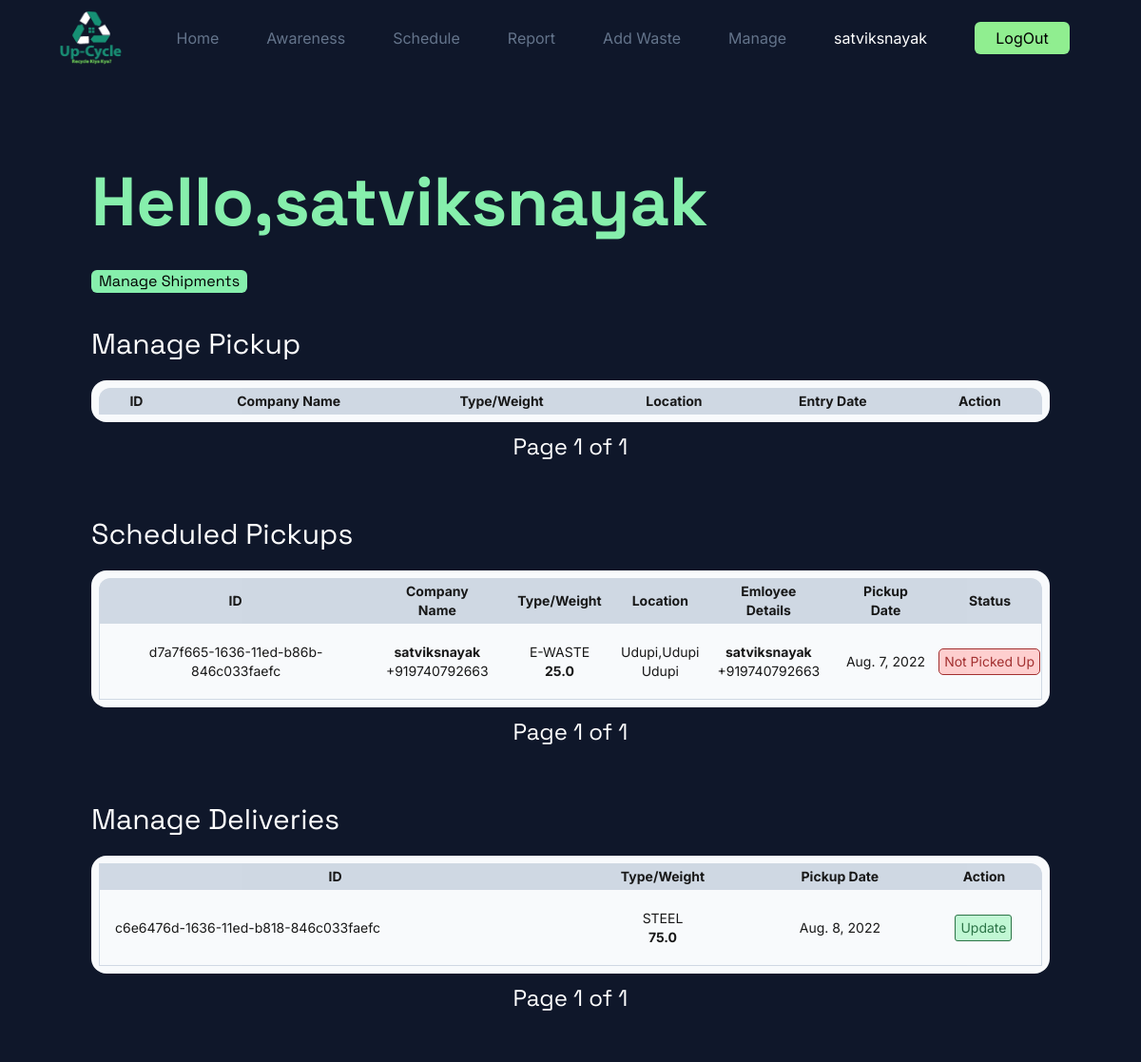
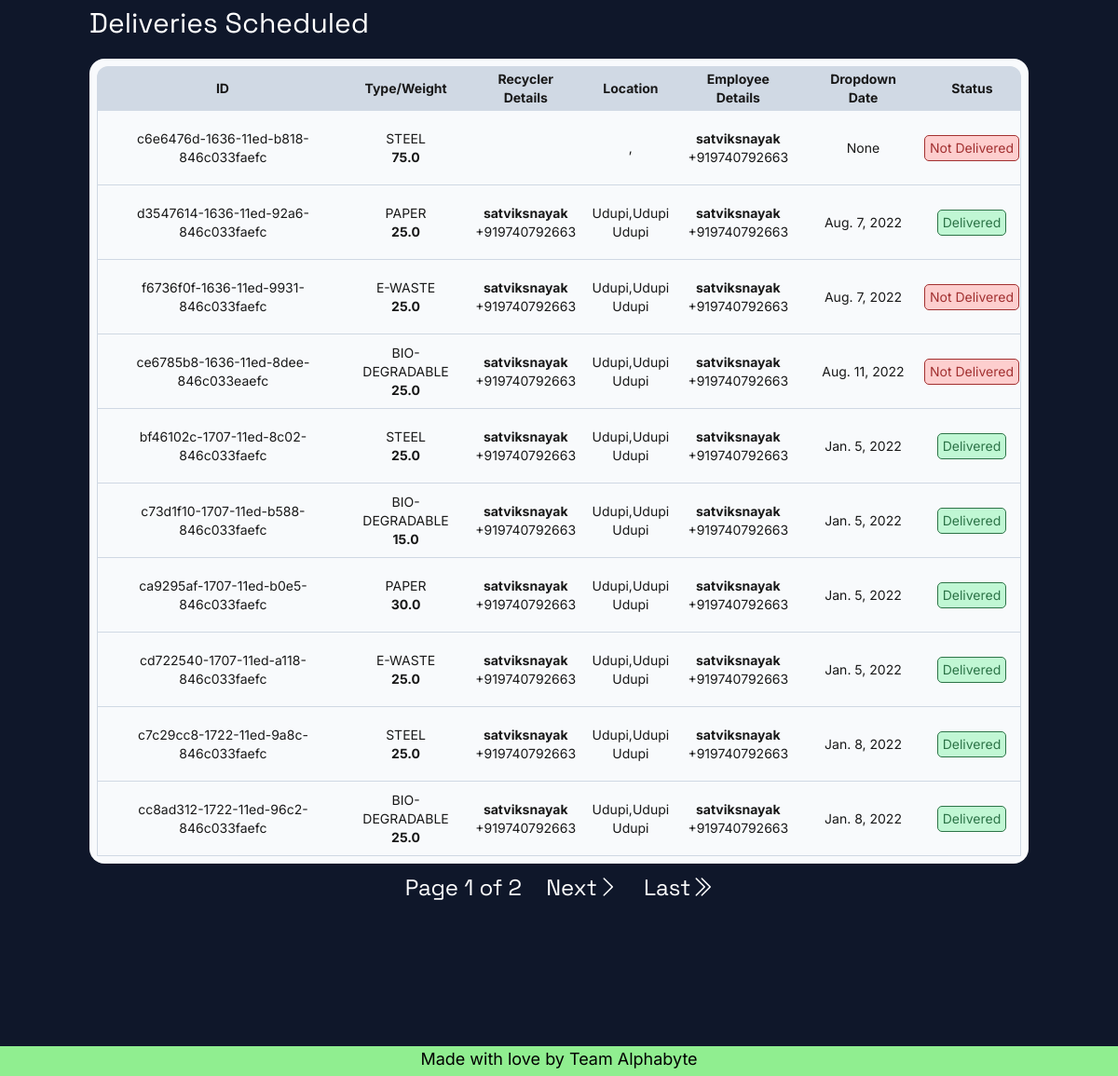
Page /manage/ (signed in) on the committed database (2 pictures, top to bottom).
### App/models.py (models this page shows, shortened)
class Profile(models.Model):
    user = models.OneToOneField(User,on_delete=models.CASCADE,null=True)
    name = models.CharField(max_length=50)
    about = models.TextField(blank=True,null=True)
    profile_pic = models.ImageField(default='avatar.png',upload_to='Profile')
    location = models.CharField(max_length=50,blank=True,null=True)
    street = models.CharField(max_length=50,blank=True,null=True)
    city = models.CharField(max_length=30,blank=True,null=True)
    state = models.CharField(max_length=30,blank=True,null=True)
    phone = PhoneNumberField(blank=True,null=True)
    is_email_verified = models.BooleanField(default=False)

class Waste(models.Model):
    class Types(models.TextChoices):
        STEEL = "STEEL","Steel"
        BIODEGRADABLE = "BIO-DEGRADABLE","Bio-Degradable"
        PAPER = "PAPER","Paper"
        EWASTE = "E-WASTE","E-Waste"
    id = models.CharField(primary_key=True,unique=True,max_length=40)
    recycler = models.ForeignKey(User,on_delete=models.SET_NULL,null=True,blank=True,related_name='recycler')
    company = models.ForeignKey(User,on_delete=models.SET_NULL,null=True,blank=True,related_name='company')
    employee = models.ForeignKey(User,on_delete=models.SET_NULL,null=True,blank=True,related_name='employee')
    entry_date = models.DateField(null=True,blank=True)
    pickup_date = models.DateField(null=True,blank=True)
    dropdown_date = models.DateField(null=True,blank=True)
    weight = models.FloatField(null=True,blank=True)
    price = models.FloatField(null=True,blank=True)
    type = models.CharField(_("Types"),max_length=50,choices=Types.choices)
    pickup_done = models.BooleanField(default=False)
    dropdown_done = models.BooleanField(default=False)

### App/decorators.py (the view)
        def wrappper_func(request,*args,**kwargs):
            group = None
            if request.user.groups.exists():
                group = request.user.groups.all()[0].name
            if group in allowed_roles:
                return view_func(request,*args,**kwargs)
            else:
                return HttpResponse('You are not authorised to view this page!!')

### App/functions.py (called while the page is built)
def grouplist(user):
    groups = []
    if user.groups.exists():
        for i in range(len(user.groups.all())):
            groups.append(user.groups.all()[i].name)
    return groups

### App/templates/App/tables/manager.html (shortened to what this page needs)
<!DOCTYPE html>
<html lang="en">
<head>
</head>
{% extends 'App/base.html' %}
{%load static%}
    {% block content %}
    <div class="content bg-slate-900 p-5 md:p-10 lg:p-24">
        <div class="min-w-full font-space mr-2 flex flex-col w-full lg:w-4/5">
            <h1 class="text-green-300 text-3xl md:text-5xl lg:text-7xl font-bold mr-2">Hello,{{user.profile.name}}</h1>
            <div class="my-9 w-fit bg-green-300 px-2 rounded-md">Manage Shipments</div>
        </div>
        <h3 class="text-white text-lg md:text-xl lg:text-3xl mr-2 mb-5 font-space">Manage Pickup</h3>
        <div class="Table w-full lg:min-w-4/5 p-1 lg:p-2 bg-slate-50 rounded-2xl overflow-auto lg:overflow-hidden">
            <table class="relative border-separate border-spacing-0 table-auto min-w-full bg-slate-50 text-xs lg:text-sm opacity-90 text-center font-inter mr-2">
                <thead class="bg-slate-300">
                    <tr>
                        <th class="rounded-tl-xl px-4 py-1 w-min md:w-max">ID</th>
                        <th class="px-4 py-1">Company Name</th>
                        <th class="px-4 py-1">Type/Weight</th>
                        <th class="px-4 py-1">Location</th>
                        <th class="px-4 py-1">Entry Date</th>
                        <th class="rounded-tr-xl px-4 py-1">Action</th>
                    </tr>
                </thead>
            </table>
        </div>
        <div class="w-full text-[1rem] h-5 text-center text-white text-lg md:text-xl lg:text-2xl mb-20 font-space">
            <button class="p-[5px] m-[5px]" type="button">Page {{update_pickup.number}} of {{update_pickup.paginator.num_pages}}</button>
        </div>
        <h3 class="text-white text-lg md:text-xl lg:text-3xl mr-2 mb-5 font-space">Scheduled Pickups</h3>
        <div class="Table w-full lg:min-w-4/5 p-1 lg:p-2 bg-slate-50 rounded-2xl overflow-auto lg:overflow-hidden">
            <table class="relative border-separate border-spacing-0 table-auto min-w-full bg-slate-50 text-xs lg:text-sm opacity-90 text-center font-inter mr-2">
                <thead class="bg-slate-300">
                    <tr>
                        <th class="rounded-tl-xl px-4 py-1 w-min md:w-max">ID</th>
                        <th class="px-4 py-1">Company Name</th>
                        <th class="px-4 py-1">Type/Weight</th>
                        <th class="px-4 py-1">Location</th>
                        <th class="px-4 py-1">Emloyee Details</th>
                        <th class="px-4 py-1">Pickup Date</th>
                        <th class="rounded-tr-xl px-4 py-1">Status</th>
                    </tr>
                </thead>
                <tbody>
                    {% for waste in pickup %}
                    <tr>
                        <td class="place-content-center px-4 py-1 border-b border-slate-300 border-l flex items-center h-20 w-min md:w-full">{{waste.id}}</td>
                        <td class="border-b border-slate-300 h-20 w-max"><span class="font-bold">{{waste.company.profile.name}}</span><br>{{waste.company.profile.phone}}</td>
                        <td class="border-b border-slate-300 h-20 w-max">{{waste.type}}<br><span class="font-bold">{{waste.weight}}</span></td>
                        <td class="border-b border-slate-300 h-20 w-max">{{waste.company.profile.location}},{{waste.company.profile.street}}<br>{{waste.company.profile.city}}</td>
                        <td class="border-b border-slate-300 h-20 w-max"><span class="font-bold">{{waste.employee.profile.name}}</span><br>{{waste.employee.profile.phone}}</td>
                        <td class="border-b border-slate-300 h-20 w-max">{{waste.pickup_date}}</td>
                        <td class="border-b border-slate-300 h-20 w-max border-r">
                            {% if waste.pickup_done %}
                            <button type="button" class="px-[5px] py-[3px] my-[3px] rounded-[5px] bg-green-200 text-green-800 border-[1px] border-green-800 w-max">Picked Up</button>
                            {% else %}
                            <button type="button" class="px-[5px] py-[3px] my-[3px] rounded-[5px] bg-red-200 text-red-800 border-[1px] border-red-800 w-max">Not Picked Up</button>
                            {% endif %}
                        </td>
                    </tr>
                    {% endfor %}
                </tbody>
            </table>
        </div>
        <div class="w-full text-[1rem] h-5 text-center text-white text-lg md:text-xl lg:text-2xl mb-20 font-space">
            <button class="p-[5px] m-[5px]" type="button">Page {{pickup.number}} of {{pickup.paginator.num_pages}}</button>
        </div>
        <h3 class="text-white text-lg md:text-xl lg:text-3xl mr-2 mb-5 font-space">Manage Deliveries</h3>
        <div class="Table w-full lg:min-w-4/5 p-1 lg:p-2 bg-slate-50 rounded-2xl overflow-auto lg:overflow-hidden">
            <table class="relative border-separate border-spacing-0 table-auto min-w-full bg-slate-50 text-xs lg:text-sm opacity-90 text-center font-inter mr-2">
                <thead class="bg-slate-300">
                    <tr>
                        <th class="ounded-tl-xl px-4 py-1 w-min md:w-max">ID</th>
                        <th class="px-4 py-1">Type/Weight</th>
                        <th class="px-4 py-1">Pickup Date</th>
                        <th class="rounded-tr-xl px-4 py-1">Action</th>
                    </tr>
                </thead>
                <tbody>
                    {% for waste in update_dropdown %}
                    <tr>
                        <td class="text-left px-4 py-1 border-b border-slate-300 border-l">{{waste.id}}</td>
                        <td class="border-b border-slate-300 h-20 w-max">{{waste.type}}<br><span class="font-bold">{{waste.weight}}</span></td>
                        <td class="border-b border-slate-300 h-20 w-max">{{waste.pickup_date}}</td>
                        <td class="border-b border-slate-300 h-20 w-max border-r"><form action="" method="POST">{% csrf_token %}<input type="text" name="id" id="id_id" value="{{waste.id}}" hidden><button type="submit" class="px-[5px] py-[3px] my-[3px] bg-green-200 border-green-800 text-green-800 border-[1px] rounded-[3px]">Update</button></form></td>
                    </tr>
                    {% endfor %}
                </tbody>
            </table>
        </div>
        <div class="w-full text-[1rem] h-5 text-center text-white text-lg md:text-xl lg:text-2xl mb-20 font-space">
            <button class="p-[5px] m-[5px]" type="button">Page {{update_dropdown.number}} of {{update_dropdown.paginator.num_pages}}</button>
        </div>
        <h3 class="text-white text-lg md:text-xl lg:text-3xl mr-2 mb-5 font-space">Deliveries Scheduled</h3>
        <div class="Table w-full lg:min-w-4/5 p-1 lg:p-2 bg-slate-50 rounded-2xl overflow-auto lg:overflow-hidden">
            <table class="relative border-separate border-spacing-0 table-auto min-w-full bg-slate-50 text-xs lg:text-sm opacity-90 text-center font-inter mr-2">
                <thead class="bg-slate-300">
                    <tr>
                        <th class="rounded-tl-xl px-4 py-1 w-min md:w-max">ID</th>
                        <th class="px-4 py-1">Type/Weight</th>
                        <th class="px-4 py-1">Recycler Details</th>
                        <th class="px-4 py-1">Location</th>
                        <th class="px-4 py-1">Employee Details</th>
                        <th class="px-4 py-1">Dropdown Date</th>
                        <th class="rounded-tr-xl px-4 py-1">Status</th>
                    </tr>
                </thead>
                <tbody>
                    {% for waste in dropdown %}
                    <tr>
                        <td class="place-content-center px-4 py-1 border-b border-slate-300 border-l flex items-center h-20 w-min md:w-full">{{waste.id}}</td>
                        <td class="border-b border-slate-300 h-20 w-max">{{waste.type}}<br><span class="font-bold">{{waste.weight}}</span></td>
                        <td class="border-b border-slate-300 h-20 w-max"><span class="font-bold">{{waste.recycler.profile.name}}</span><br>{{waste.recycler.profile.phone}}</td>
                        <td class="border-b border-slate-300 h-20 w-max">{{waste.recycler.profile.location}},{{waste.recycler.profile.street}}<br>{{waste.recycler.profile.city}}</td>
                        <td class="border-b border-slate-300 h-20 w-max"><span class="font-bold">{{waste.employee.profile.name}}</span><br>{{waste.employee.profile.phone}}</td>
                        <td class="border-b border-slate-300 h-20 w-max">{{waste.dropdown_date}}</td>
                        <td class="border-b border-slate-300 h-20 w-max border-r">
                            {% if waste.dropdown_done %}
                            <button type="button" class="px-[5px] py-[3px] my-[3px] rounded-[5px] bg-green-200 text-green-800 border-[1px] border-green-800 w-max">Delivered</button>
                            {% else %}
                            <button type="button" class="px-[5px] py-[3px] my-[3px] rounded-[5px] bg-red-200 text-red-800 border-[1px] border-red-800 w-max">Not Delivered</button>
                            {% endif %}
                        </td>
                    </tr>
                    {% endfor %}
                </tbody>
            </table>
        </div>
        <div class="w-full text-[1rem] h-5 text-center text-white text-lg md:text-xl lg:text-2xl mb-20 font-space">
            <button class="p-[5px] m-[5px]" type="button">Page {{dropdown.number}} of {{dropdown.paginator.num_pages}}</button>
            {% if dropdown.has_next %}
            <button class="p-[5px] m-[5px]" type="button"><a href="?page4={{wastes.next_page_number}}">Next<i class="bi bi-chevron-right"></i></a></button>
            <button class="p-[5px] m-[5px]" type="button"><a href="?page4={{wastes.paginator.num_pages}}">Last<i class="bi bi-chevron-double-right"></i></a></button>
            {% endif %}
        </div>
    </div>
    {% endblock %}

### App/templates/App/base.html (shortened to what this page needs)
{% load static %}
<!DOCTYPE html>
<html lang="en">
<head>
    <link rel="stylesheet" href="{% static '/CSS/base.css' %}">
    <link rel="stylesheet" href="https://cdn.jsdelivr.net/npm/bootstrap-icons@1.8.3/font/bootstrap-icons.css">
    <script src="https://cdn.tailwindcss.com"></script>
</head>
<body>
  <nav class="flex h-[5rem] w-full z-[910] sticky top-0 bg-slate-900 text-white font-inter">
    <div class="my-auto px-[50px] justify-between flex align-center w-full">
        <a href="" class="text-lg my-auto"><img src="{% static '/IMGS/logo.png' %}" class="h-[5rem]" alt="" height="50" width="90" style="padding:12px"></a>
        <ul class="toggle transition ease-in-out duration-[1s] md:w-auto w-[150px] flex flex-col fixed right-0 top-[5rem] h-screen md:h-auto md:static md:flex-row bg-slate-900 md:translate-x-0 md:transition-none translate-x-[150px]">
            <li class="md:mx-[25px] mx-auto my-[15px] md:my-auto"><a class="text-slate-500  hover:text-white transition-all ease-in-out delay-200" href="/">Home</a></li>
            <li class="md:mx-[25px] mx-auto my-[15px] md:my-auto"><a class="text-slate-500 hover:text-white transition-all ease-in-out delay-200" href="/awareness/">Awareness</a></li>
            {% if user.is_authenticated %}
            {% if 'Recycler' in groups %}
            <li class="md:mx-[25px] mx-auto my-[15px] md:my-auto"><a class="text-slate-500 hover:text-white transition-all ease-in-out delay-200" href="/schedule/">Schedule</a></li>
            {% endif %}
            {% if 'Employee' in groups %}
            <li class="md:mx-[25px] mx-auto my-[15px] md:my-auto"><a class="text-slate-500 hover:text-white transition-all ease-in-out delay-200" href="/report/">Report</a></li>
            {% endif %}
            {% if 'Company' in groups %}
            <li class="md:mx-[25px] mx-auto my-[15px] md:my-auto"><a class="text-slate-500 hover:text-white transition-all ease-in-out delay-200" href="/addWaste/">Add Waste</a></li>
            {% endif %}
            {% if 'Manager' in groups %}
            <li class="md:mx-[25px] mx-auto my-[15px] md:my-auto"><a class="text-slate-500 hover:text-white transition-all ease-in-out delay-200" href="/manage/">Manage</a></li>
            {% endif %}
            <li class="md:mx-[25px] mx-auto my-[15px] md:my-auto"><a class="text-white" href="/User/Profile/">{{user.username}}</a></li>
            <li class="md:mx-[25px] mx-auto my-[15px] md:my-auto"><a href="/logout/"><button class="w-[100px] p-[5px] bg-lightgreen rounded-md text-black" type="button">LogOut</button></a></li>
            {% endif %}
        </ul>
    </div>
  </nav>
    {% block content %}
    {% endblock %}
<footer class="align-center font-inter justify-center bg-lightgreen absolute text-black text-lg flex w-full h-[2rem] z-[900]">
  <h4 class="">Made with love by Team Alphabyte</h4>
</footer>
</body>
</html>

### rows in the picture
Waste: id "d7a7f665-1636-11ed-b86b-846c033faefc", company.profile.name "satviksnayak", company.profile.phone "+919740792663", type "E-WASTE", weight "25.0", company.profile.location "Udupi", company.profile.street "Udupi", company.profile.city "Udupi", employee.profile.name "satviksnayak", employee.profile.phone "+919740792663", pickup_date "Aug. 7, 2022", pickup_done "Not Picked Up"
Waste: id "c6e6476d-1636-11ed-b818-846c033faefc", type "STEEL", weight "75.0", pickup_date "Aug. 8, 2022", employee.profile.name "satviksnayak", employee.profile.phone "+919740792663", dropdown_date "None", dropdown_done "Not Delivered"
Waste: id "d3547614-1636-11ed-92a6-846c033faefc", type "PAPER", weight "25.0", recycler.profile.name "satviksnayak", recycler.profile.phone "+919740792663", recycler.profile.location "Udupi", recycler.profile.street "Udupi", recycler.profile.city "Udupi", employee.profile.name "satviksnayak", employee.profile.phone "+919740792663", dropdown_date "Aug. 7, 2022", dropdown_done "Delivered"
Waste: id "f6736f0f-1636-11ed-9931-846c033faefc", type "E-WASTE", weight "25.0", recycler.profile.name "satviksnayak", recycler.profile.phone "+919740792663", recycler.profile.location "Udupi", recycler.profile.street "Udupi", recycler.profile.city "Udupi", employee.profile.name "satviksnayak", employee.profile.phone "+919740792663", dropdown_date "Aug. 7, 2022", dropdown_done "Not Delivered"
Waste: id "ce6785b8-1636-11ed-8dee-846c033eaefc", type "BIO-DEGRADABLE", weight "25.0", recycler.profile.name "satviksnayak", recycler.profile.phone "+919740792663", recycler.profile.location "Udupi", recycler.profile.street "Udupi", recycler.profile.city "Udupi", employee.profile.name "satviksnayak", employee.profile.phone "+919740792663", dropdown_date "Aug. 11, 2022", dropdown_done "Not Delivered"
Waste: id "bf46102c-1707-11ed-8c02-846c033faefc", type "STEEL", weight "25.0", recycler.profile.name "satviksnayak", recycler.profile.phone "+919740792663", recycler.profile.location "Udupi", recycler.profile.street "Udupi", recycler.profile.city "Udupi", employee.profile.name "satviksnayak", employee.profile.phone "+919740792663", dropdown_date "Jan. 5, 2022", dropdown_done "Delivered"
Waste: id "c73d1f10-1707-11ed-b588-846c033faefc", type "BIO-DEGRADABLE", weight "15.0", recycler.profile.name "satviksnayak", recycler.profile.phone "+919740792663", recycler.profile.location "Udupi", recycler.profile.street "Udupi", recycler.profile.city "Udupi", employee.profile.name "satviksnayak", employee.profile.phone "+919740792663", dropdown_date "Jan. 5, 2022", dropdown_done "Delivered"
Waste: id "ca9295af-1707-11ed-b0e5-846c033faefc", type "PAPER", weight "30.0", recycler.profile.name "satviksnayak", recycler.profile.phone "+919740792663", recycler.profile.location "Udupi", recycler.profile.street "Udupi", recycler.profile.city "Udupi", employee.profile.name "satviksnayak", employee.profile.phone "+919740792663", dropdown_date "Jan. 5, 2022", dropdown_done "Delivered"
Waste: id "cd722540-1707-11ed-a118-846c033faefc", type "E-WASTE", weight "25.0", recycler.profile.name "satviksnayak", recycler.profile.phone "+919740792663", recycler.profile.location "Udupi", recycler.profile.street "Udupi", recycler.profile.city "Udupi", employee.profile.name "satviksnayak", employee.profile.phone "+919740792663", dropdown_date "Jan. 5, 2022", dropdown_done "Delivered"
Waste: id "c7c29cc8-1722-11ed-9a8c-846c033faefc", type "STEEL", weight "25.0", recycler.profile.name "satviksnayak", recycler.profile.phone "+919740792663", recycler.profile.location "Udupi", recycler.profile.street "Udupi", recycler.profile.city "Udupi", employee.profile.name "satviksnayak", employee.profile.phone "+919740792663", dropdown_date "Jan. 8, 2022", dropdown_done "Delivered"
Waste: id "cc8ad312-1722-11ed-96c2-846c033faefc", type "BIO-DEGRADABLE", weight "25.0", recycler.profile.name "satviksnayak", recycler.profile.phone "+919740792663", recycler.profile.location "Udupi", recycler.profile.street "Udupi", recycler.profile.city "Udupi", employee.profile.name "satviksnayak", employee.profile.phone "+919740792663", dropdown_date "Jan. 8, 2022", dropdown_done "Delivered"

### other values in the picture
{{ user.username }} "satviksnayak"
{{ user.profile.name }} "satviksnayak"
{{ update_pickup.number }} "1"
{{ update_pickup.paginator.num_pages }} "1"
{{ pickup.number }} "1"
{{ pickup.paginator.num_pages }} "1"
{{ update_dropdown.number }} "1"
{{ update_dropdown.paginator.num_pages }} "1"
{{ dropdown.number }} "1"
{{ dropdown.paginator.num_pages }} "2"
